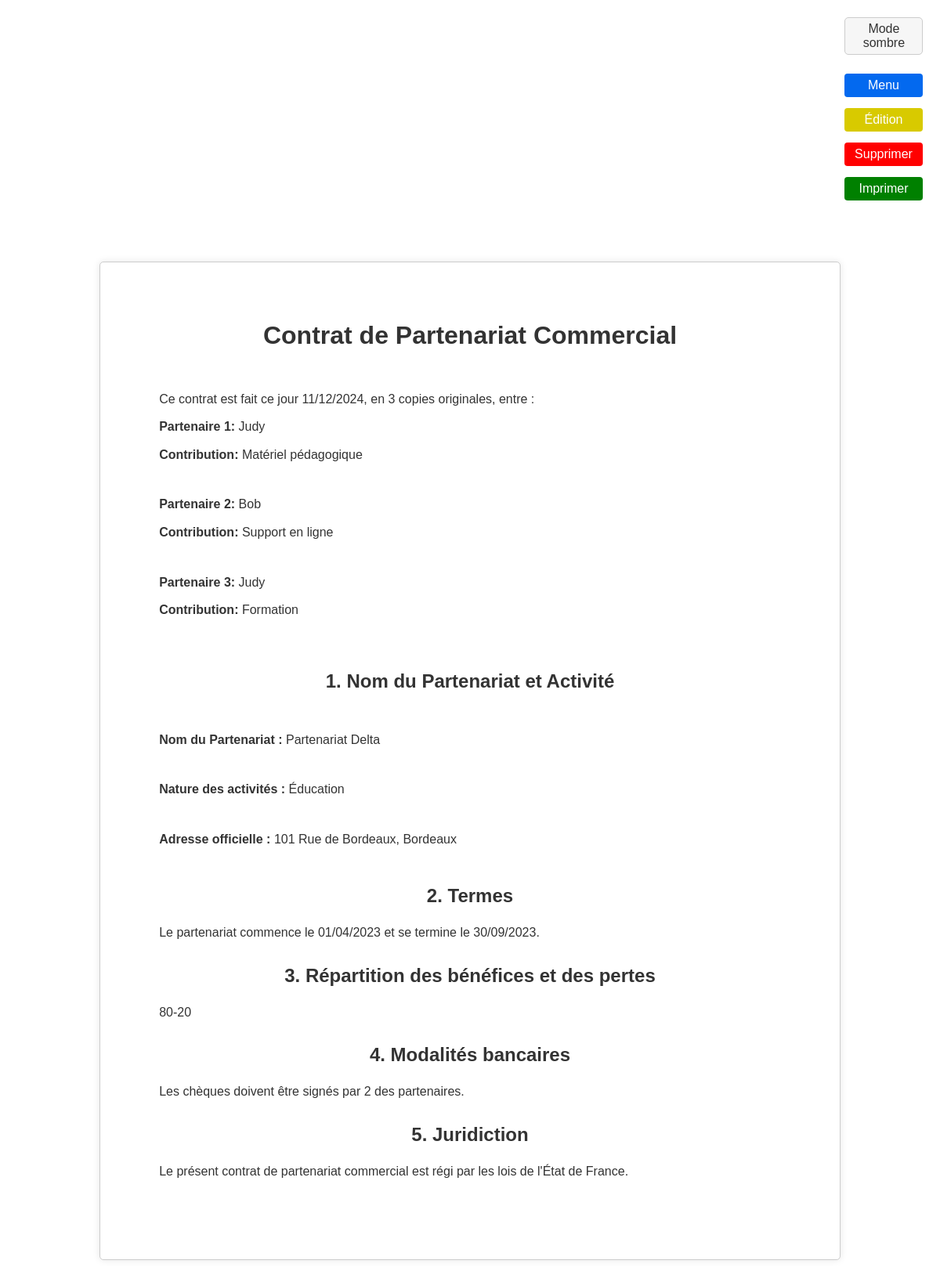
/display_contract.php?id=4, run on an earlier commit of the app's database.
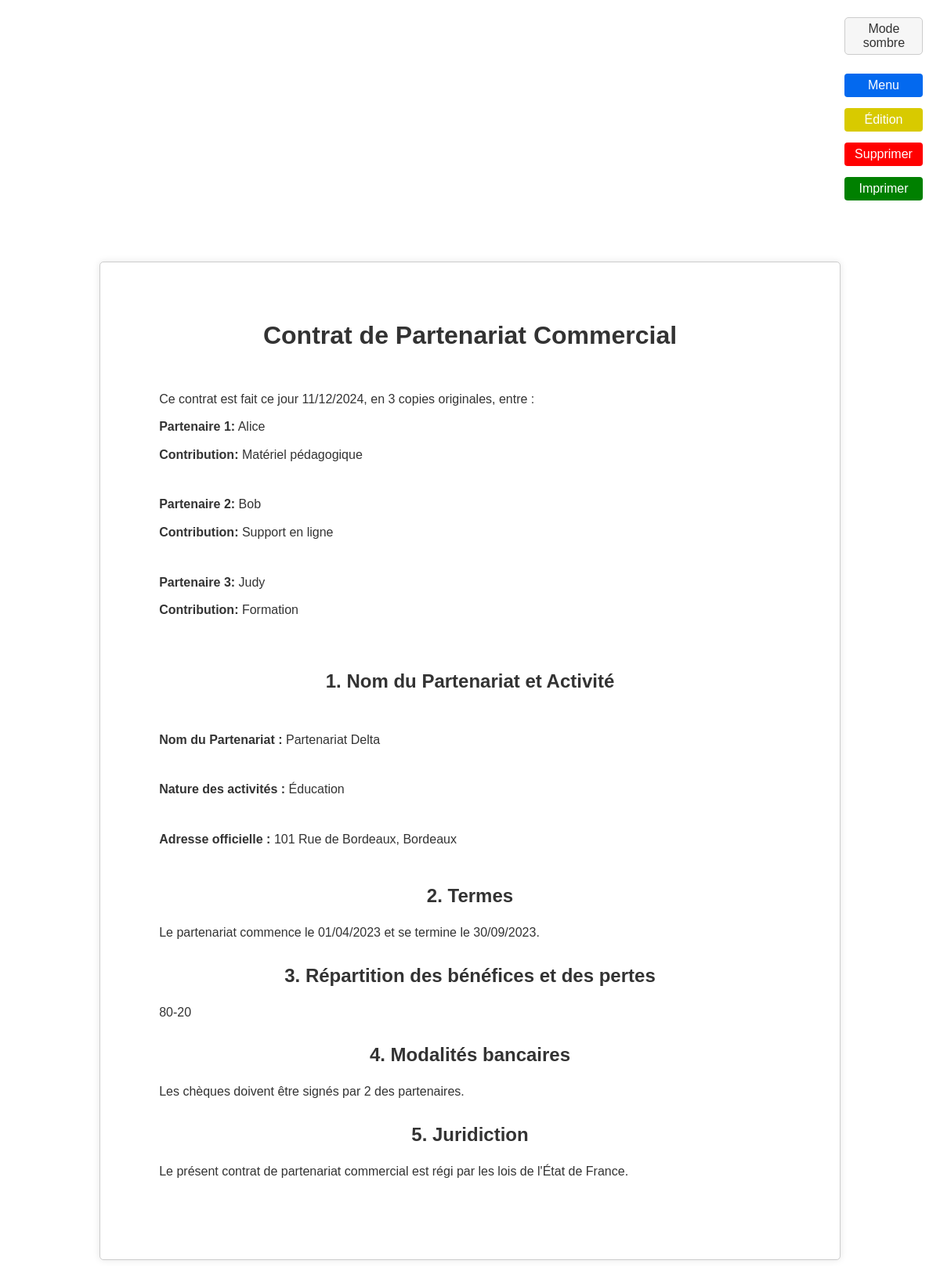
And on a later commit of the database.
### tables this page shows
CREATE TABLE `partenaire_formulaire` (
  `formulaire_id` int(11) NOT NULL,
  `partenaire_id` int(11) NOT NULL,
  `contribution` varchar(255) NOT NULL
);

CREATE TABLE `partenaire` (
  `id` int(11) NOT NULL,
  `nom` varchar(255) NOT NULL
);

### functions.php (called while the page is built, shortened)
<?php
function sqlquery($pdo, $query, $params = [])
{
    $stmt = $pdo->prepare($query);
    $stmt->execute($params);
    return $stmt;
}
function formatDateForDisplay($date)
{
    return date('d/m/Y', strtotime($date));
}
function getFormDataById($pdo, $formId)
{
    $queryForm = "SELECT * FROM formulaire WHERE id = :id";
    $formData = sqlquery($pdo, $queryForm, [':id' => $formId])->fetch(PDO::FETCH_ASSOC);
    $queryPartners = "SELECT p.id, p.nom, pf.contribution FROM partenaire p
                      JOIN partenaire_formulaire pf ON p.id = pf.partenaire_id
                      WHERE pf.formulaire_id = :formulaire_id";
    $partners = sqlquery($pdo, $queryPartners, [':formulaire_id' => $formId])->fetchAll(PDO::FETCH_ASSOC);
    $data = [
        'date_creation' => $formData['date_creation'],
        'num_partners' => $formData['num_partners'],
        'activity_type' => $formData['activity_type'],
        'partnership_name' => $formData['partnership_name'],
        'official_address' => $formData['official_address'],
        'start_date' => $formData['start_date'],
        'end_date' => $formData['end_date'],
        'profit_loss_distribution' => $formData['profit_loss_distribution'],
        'signing_partner_count' => $formData['signing_partner_count'],
        'country_code' => $formData['country_code'],
    ];
    return ['data' => $data, 'partners' => $partners];
}
?>

### display_contract.php (the view, shortened to what this page needs)
<?php
require_once('functions.php');
$pdo = connectDB();
if (isset($_GET['id'])) {
    $formId = (int) $_GET['id'];
    try {
        $formData = getFormDataById($pdo, $formId);
    } catch (Exception $e) {
        echo "<p>Erreur : " . $e->getMessage() . "</p>";
        exit;
    }
} else {
    echo "<p>Erreur : ID du formulaire manquant.</p>";
    exit;
}
$countries = [
    'FR' => 'de France',
    'US' => 'des États-Unis',
    'CA' => 'de Canada',
    'GB' => 'du Royaume-Uni',
    'DE' => "d'Allemagne",
    'JP' => 'du Japon',
    'CN' => 'de Chine',
    'IN' => "d'Inde",
    'BR' => 'du Brésil',
    'AU' => "d'Australie"
];
require_once('html_utils/header.php');
echo "<div id='final-contract-container'>";
echo "<h1>Contrat de Partenariat Commercial</h1>";
echo "<br><p>Ce contrat est fait ce jour " . date("d/m/Y") . ", en " . htmlspecialchars($formData['data']['num_partners']) . " copies originales, entre :</p>";
foreach ($formData['partners'] as $index => $partner) {
    $partnerName = htmlspecialchars($partner['nom']);
    $contribution = htmlspecialchars($partner['contribution']);
    echo "<p><strong>Partenaire " . ($index + 1) . ":</strong> $partnerName</p>";
    echo "<p><strong>Contribution:</strong> $contribution</p>";
    echo "<br>";
}
echo "<br><br><h2>1. Nom du Partenariat et Activité</h2><br>";
echo "<p><strong>Nom du Partenariat : </strong>" . htmlspecialchars($formData['data']['partnership_name']) . "</p>";
echo "<br><p><strong>Nature des activités : </strong> " . htmlspecialchars($formData['data']['activity_type']) . "</p>";
echo "<br><p><strong>Adresse officielle : </strong> " . htmlspecialchars($formData['data']['official_address']) . "</p>";
echo "<br><br><h2>2. Termes</h2>";
echo "<p>Le partenariat commence le " . htmlspecialchars(formatDateForDisplay($formData['data']['start_date'])) . " et se termine le " . htmlspecialchars(formatDateForDisplay($formData['data']['end_date'])) . ".</p>";
echo "<br><h2>3. Répartition des bénéfices et des pertes</h2>";
echo "<p>" . htmlspecialchars($formData['data']['profit_loss_distribution']) . "</p>";
echo "<br><h2>4. Modalités bancaires</h2>";
echo "<p>Les chèques doivent être signés par " . htmlspecialchars($formData['data']['signing_partner_count']) . " des partenaires.</p>";
echo "<br><h2>5. Juridiction</h2>";
$countryCode = htmlspecialchars($formData['data']['country_code']);
$countryName = isset($countries[$countryCode]) ? $countries[$countryCode] : "Pays inconnu";
echo "<p>Le présent contrat de partenariat commercial est régi par les lois de l'État $countryName.</p>";
echo "</div>";
require_once('html_utils/footer.php');
?>

What changed in the data, as far as the page shows it:
changed through a linked row, partenaire_formulaire "Matériel pédagogique": partenaire.nom "Judy" → "Alice"
